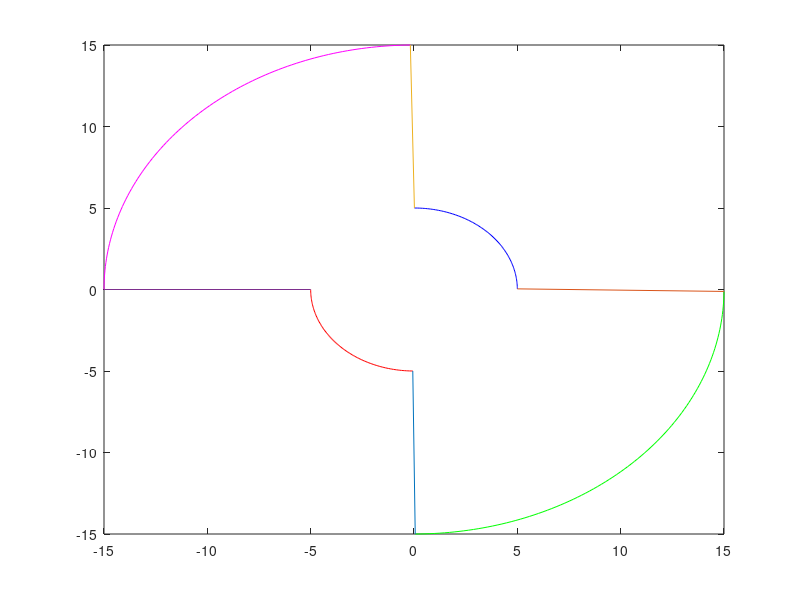

MATLAB code for this plot:
theta = linspace(-pi,pi,400);
r1 = 5;
x1 = r1*cos(theta(1:100));
y1 = r1*sin(theta(1:100));

r2 = 15;

x2 = r2*cos(theta(101:200));
y2 = r2*sin(theta(101:200));

x3 = r1*cos(theta(201:300));
y3 = r1*sin(theta(201:300));

x4 = r2*cos(theta(301:400));
y4 = r2*sin(theta(301:400));
plot(x1,y1,'r',x2,y2,'g', x3,y3,'b', x4,y4,'m');
hold on;
plot([x1(end) x2(1)],[y1(end) y2(1)]);
plot([x2(end) x3(1)],[y2(end), y3(1)]);
plot([x3(end) x4(1)],[y3(end), y4(1)]);
plot([x4(end) x1(1)],[y4(end), y1(1)]);
